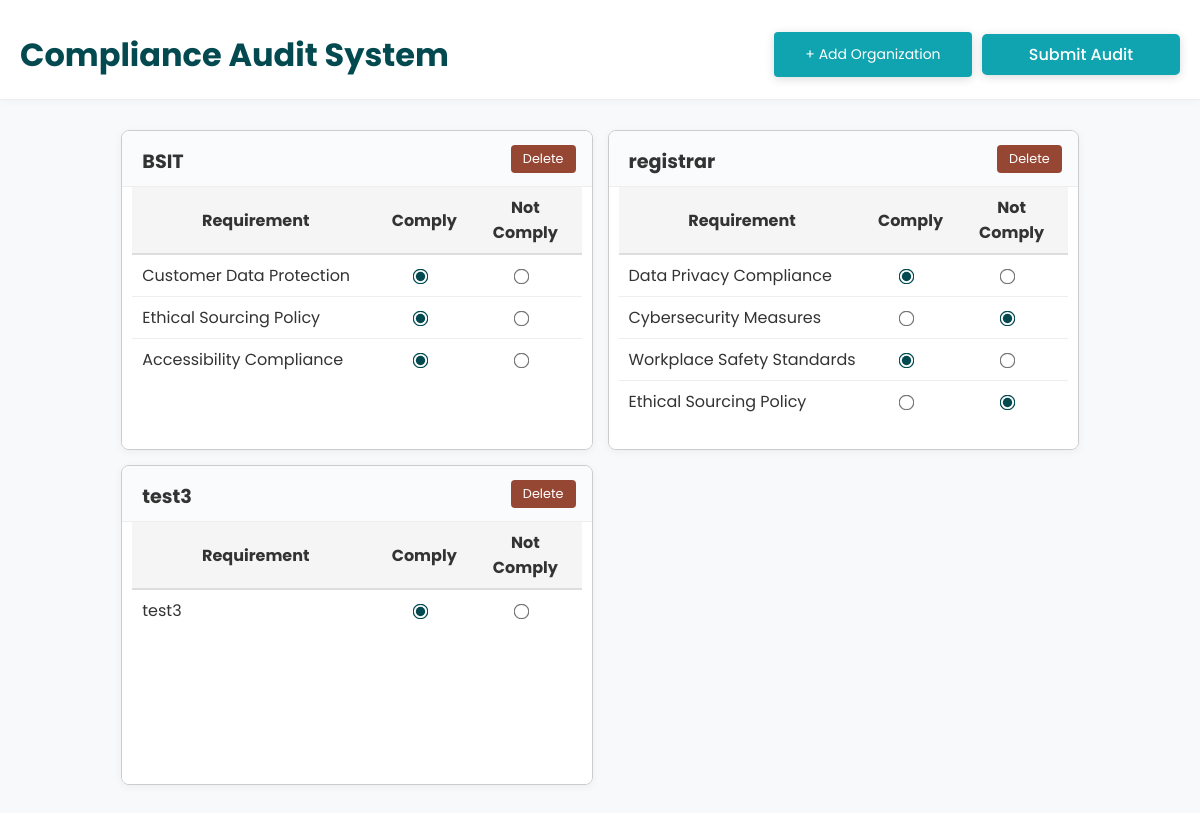
Screenshot of /organization.php with the database file from the repository.
### tables this page shows
CREATE TABLE `organizations` (
  `org_id` int(11) NOT NULL,
  `org_name` varchar(100) NOT NULL,
  `created_at` timestamp NOT NULL DEFAULT current_timestamp()
);

CREATE TABLE `compliance_status` (
  `id` int(11) NOT NULL,
  `org_id` int(11) NOT NULL,
  `req_id` int(11) NOT NULL,
  `status` enum('comply','not_comply') NOT NULL,
  `updated_at` timestamp NOT NULL DEFAULT current_timestamp() ON UPDATE current_timestamp()
);

CREATE TABLE `requirements` (
  `req_id` int(11) NOT NULL,
  `req_name` varchar(100) NOT NULL,
  `req_description` text DEFAULT NULL,
  `created_at` timestamp NOT NULL DEFAULT current_timestamp()
);

### organization.php (the view, shortened to what this page needs)
<?php
function connectDB() {
    $host = 'localhost';
    $dbname = 'db_compliance_audit';
    $username = 'root';
    $password = '';
    try {
        $pdo = new PDO("mysql:host=$host;dbname=$dbname", $username, $password);
        $pdo->setAttribute(PDO::ATTR_ERRMODE, PDO::ERRMODE_EXCEPTION);
        $pdo->setAttribute(PDO::ATTR_DEFAULT_FETCH_MODE, PDO::FETCH_ASSOC);
        return $pdo;
    } catch (PDOException $e) {
        die("Connection failed: " . $e->getMessage());
    }
}
$pdo = connectDB();
$stmt = $pdo->query("SELECT * FROM organizations ORDER BY org_id");
$organizations = $stmt->fetchAll();
?>
<!DOCTYPE html>
<html lang="en">
<head>
    <link rel="stylesheet" href="css/org.css">
</head>
<body>
    <div class="page-header">
        <div class="box123">
            <h1>Compliance Audit System</h1>
            <div class="button-container">
                <button id="add-org-btn" class="add-org-btn">+ Add Organization</button>
                <button type="submit" form="audit-form" name="submit_audit" class="submit-btn">Submit Audit</button>
            </div>
        </div>
    </div>
    <div class="org-req-grids" style="display: flex; flex-wrap: wrap; gap: 32px; justify-content: center; margin: 40px 0;">
<form id="audit-form" method="post" action="">
<div class="org-grid">
<?php
$orgs = $pdo->query("SELECT * FROM organizations ORDER BY org_id")->fetchAll();
foreach ($orgs as $org) {
    echo '<div class="org-card">';
    echo '<div style="display:flex;align-items:center;justify-content:space-between;background:#fafbfc;border-bottom:1px solid #eee;position:sticky;top:0;z-index:2;">';
    echo '<h3 style="margin:0;padding:16px 0 10px 20px;font-size:1.2em;background:none;border:none;">' . htmlspecialchars($org['org_name']) . '</h3>';
    echo '<button class="org-delete-btn" data-org-id="' . $org['org_id'] . '" data-org-name="' . htmlspecialchars($org['org_name']) . '" style="margin-right:16px;background:#964734;color:#fff;border:none;border-radius:4px;padding:5px 12px;cursor:pointer;">Delete</button>';
    echo '</div>';
    echo '<div class="scroll-table">';
    echo '<table>';
    echo '<tr>
            <th style="width:55%;">Requirement</th>
            <th style="width:20%;">Comply</th>
            <th style="width:25%;">Not Comply</th>
          </tr>';
    $stmt = $pdo->prepare("SELECT r.req_id, r.req_name, cs.status FROM compliance_status cs JOIN requirements r ON cs.req_id = r.req_id WHERE cs.org_id = ?");
    $stmt->execute([$org['org_id']]);
    $orgReqs = $stmt->fetchAll();
    foreach ($orgReqs as $row) {
        echo '<tr>';
        echo '<td>' . htmlspecialchars($row['req_name']) . '</td>';
        echo '<td style="text-align:center;"><input type="radio" name="compliance[' . $org['org_id'] . '][' . $row['req_id'] . ']" value="comply" ' . ($row['status'] === 'comply' ? 'checked' : '') . '></td>';
        echo '<td style="text-align:center;"><input type="radio" name="compliance[' . $org['org_id'] . '][' . $row['req_id'] . ']" value="not_comply" ' . ($row['status'] === 'not_comply' ? 'checked' : '') . '></td>';
        echo '</tr>';
    }
    echo '</table>';
    echo '</div>';
    echo '</div>';
}
?>
</div>
</form>
</body>
</html>

### css/org.css (style rules this page uses)
html, body { height: 100%; margin: 0; padding: 0; }
* { box-sizing: border-box; font-family: "Poppins", sans-serif; margin: 0; padding: 0; color: #333; }
body { background-color: #f8f9fb; padding-bottom: 80px; }
.page-header { position: fixed; top: 0; left: 0; width: 100%; z-index: 1000; background: #fff; border-bottom: 1px solid #eee; padding: 20px 0 10px 0; box-shadow: 0 2px 8px rgba(0,0,0,0.03); height: 100px; display: flex; align-items: center; justify-content: center; font-weight: bold; }
.page-header h1 { color: #024950; font-weight: bold; font-size: 2.2rem; margin: 0; }
form { display: flex; flex-wrap: wrap; justify-content: flex-start; gap: 20px; }
input[type="radio"] { margin-right: 5px; accent-color: #024950; cursor: pointer; }
.button-container { display: flex; justify-content: space-between; align-items: center; width: 35%; z-index: 100; background-color: transparent; }
.submit-btn { width: 200px; padding: 12px; background-color: #024950; color: white; border: none; border-radius: 4px; font-size: 14px; cursor: pointer; transition: background-color 0.2s; box-shadow: 0 2px 10px rgba(0, 0, 0, 0.15); position: static; transform: none; }
.add-org-btn { display: block; width: 200px; padding: 12px; background-color: #0FA4AF; color: white; border: none; border-radius: 4px; font-size: 14px; cursor: pointer; transition: background-color 0.2s; box-shadow: 0 2px 10px rgba(0, 0, 0, 0.15); margin: 0; }
.org-delete-btn { background-color: #964734; color: white; border: none; border-radius: 4px; padding: 5px 10px; font-size: 0.8rem; cursor: pointer; transition: all 0.2s ease; display: flex; align-items: center; gap: 5px; margin-left: auto; }
.submit-btn { background-color: #0FA4AF; color: #fff; border: none; border-radius: 5px; padding: 8px 18px; font-size: 1rem; font-weight: 500; cursor: pointer; transition: background 0.2s; }
.org-grid { display: grid; grid-template-columns: repeat(2, 1fr); gap: 30px; margin-top: 120px; }
.org-card { background: #fff; border: 1px solid #ccc; border-radius: 8px; padding: 20px; min-height: 200px; box-shadow: 0 2px 8px rgba(0,0,0,0.05); height: 320px !important; max-height: 320px !important; min-height: 320px !important; display: flex; flex-direction: column; overflow: hidden; }
.org-card h3 { margin-top: 0; margin-bottom: 10px; font-size: 1.2em; }
body, html { width: 100%; padding: 0; margin: 0; overflow-x: hidden; }
.org-grid { display: grid !important; grid-template-columns: repeat(2, 1fr) !important; gap: 15px !important; margin: 20px auto !important; width: 100% !important; justify-content: center !important; padding: 0 15px !important; max-width: 1600px !important; }
.org-card .scroll-table { flex: 1 1 auto; min-height: 0; overflow-y: auto; }
@media (max-width: 1200px) { .org-grid { grid-template-columns: repeat(2, 1fr) !important; } }
#audit-form { margin-top: 70px; }
.org-grid { display: grid; grid-template-columns: repeat(2, 1fr); gap: 30px; max-width: 1000px; }
.org-card { background: #fff; border: 1px solid #ccc; border-radius: 8px; padding: 0; min-height: 180px; max-height: 320px; box-shadow: 0 2px 8px rgba(0,0,0,0.05); display: flex; flex-direction: column; overflow: hidden; position: relative; width: 100%; }
.org-card h3 { margin: 0; padding: 16px 20px 10px 20px; font-size: 1.2em; background: #fafbfc; border-bottom: 1px solid #eee; position: sticky; top: 0; z-index: 2; }
.org-card .scroll-table { overflow-y: auto; flex: 1 1 auto; padding: 0 10px 10px 10px; background: #fff; }
.org-card table { width: 100%; border-collapse: collapse; font-size: 1em; }
.org-card th, .org-card td { padding: 8px 10px; text-align: left; }
.org-card th { background: #f5f5f5; font-weight: bold; text-align: center; border-bottom: 2px solid #ddd; position: sticky; top: 0; z-index: 1; }
.org-card td { border-bottom: 1px solid #eee; vertical-align: middle; }
.org-card tr:last-child td { border-bottom: none; }
.org-card input[type="radio"] { transform: scale(1.2); margin: 0 8px 0 0; vertical-align: middle; }
.page-header { top: 0; left: 0; width: 100%; z-index: 1000; background: #fff; border-bottom: 1px solid #eee; padding: 20px 0 10px 0; box-shadow: 0 2px 8px rgba(0,0,0,0.03); }
.box123 { display: flex; justify-content: space-between; align-items: center; width: 100%; margin: 0 auto; height: auto; padding: 0 20px; }
.page-header h1 { margin: 0; font-size: 2em; font-weight: bold; }
.button-container { display: flex; gap: 10px; }

### rows the page displays
organizations: org_name "BSIT"
compliance_status: req.req_name "Customer Data Protection", status "☑"
compliance_status: req.req_name "Ethical Sourcing Policy", status "☑"
compliance_status: req.req_name "Accessibility Compliance", status "☑"
organizations: org_name "registrar"
compliance_status: req.req_name "Data Privacy Compliance", status "☑"
compliance_status: req.req_name "Cybersecurity Measures", status "☑"
compliance_status: req.req_name "Workplace Safety Standards", status "☑"
compliance_status: req.req_name "Ethical Sourcing Policy", status "☑"
organizations: org_name "test3"
compliance_status: req.req_name "test3", status "☑"
